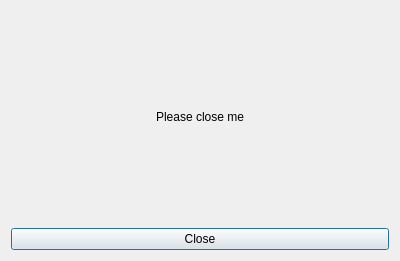
<?xml version="1.0" encoding="UTF-8"?>
<ui version="4.0">
 <class>Dialog</class>
 <widget class="QDialog" name="Dialog">
  <property name="geometry">
   <rect>
    <x>0</x>
    <y>0</y>
    <width>400</width>
    <height>261</height>
   </rect>
  </property>
  <property name="windowTitle">
   <string>Dialog</string>
  </property>
  <layout class="QVBoxLayout" name="verticalLayout">
   <item>
    <widget class="QLabel" name="label">
     <property name="text">
      <string>Please close me</string>
     </property>
     <property name="alignment">
      <set>Qt::AlignCenter</set>
     </property>
    </widget>
   </item>
   <item>
    <widget class="QPushButton" name="pushButton">
     <property name="text">
      <string>Close</string>
     </property>
    </widget>
   </item>
  </layout>
 </widget>
 <resources/>
 <connections/>
</ui>
